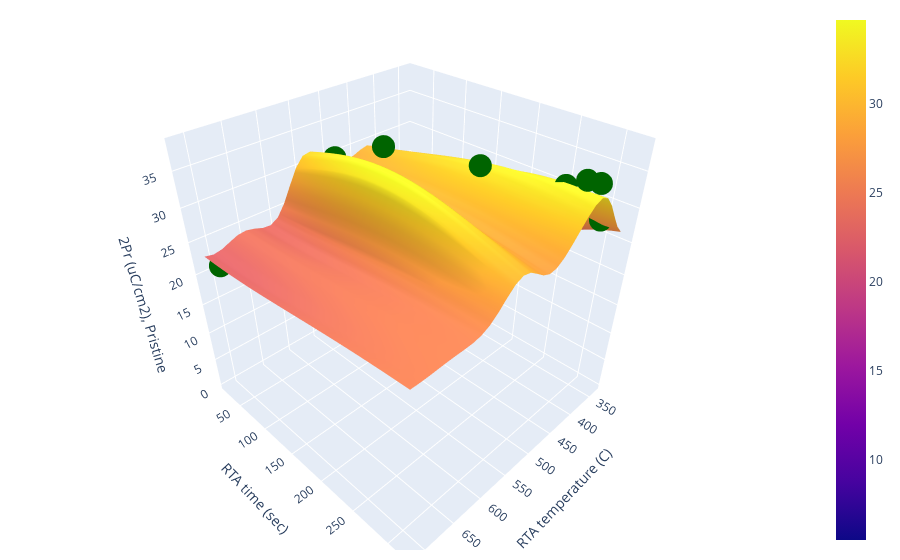

The cell this chart's notebook holds for it:
### Code cell
# non-log scale

pred_labels = obs.mean.view(n, n)
# plot?...
import plotly.graph_objects as go
fig = go.Figure(data=[go.Surface(z=pred_labels.numpy().T, x=test_grid[:,0], y=test_grid[:,1], name='GP regression')])
fig.add_trace(go.Scatter3d(x=train_x[:,0].numpy(),y=train_x[:,1].numpy(),  
                        z=train_y.numpy(), mode='markers', marker={'color':'darkgreen'}, name='trianing data'))
fig.update_layout( #width=1000, height=800,
                  legend=dict(orientation="h", yanchor="top", y=1.02, xanchor="left",x=1),
                   margin=dict(r=20, l=10, b=10, t=10), 
                    scene=dict(
                    xaxis_title="RTA temperature (C)",
                    yaxis_title="RTA time (sec)",
                    zaxis_title='2Pr (uC/cm2), Pristine')
                )
fig.show()

### Figure 1 — Plotly figure (JSON) as saved in the notebook; plotly's stock layout.template omitted (floating-point values rounded to 4 significant figures; data arrays with more than 128 entries replaced by an {"elided": "..."} marker saying what was removed)
{"data": [{"name": "GP regression", "type": "surface", "x": [337.5, 350.4, 363.4, 376.3, 389.2, 402.2, 415.1, 428.0, 440.9, 453.9, 466.8, 479.7, 492.7, 505.6, 518.5, 531.5, 544.4, 557.3, 570.3, 583.2, 596.1, 609.1, 622.0, 634.9, 647.8, 660.8, 673.7, 686.6, 699.6, 712.5], "y": [20.01, 30.34, 40.67, 51.0, 61.33, 71.66, 81.99, 92.32, 102.7, 113.0, 123.3, 133.6, 144.0, 154.3, 164.6, 175.0, 185.3, 195.6, 206.0, 216.3, 226.6, 236.9, 247.3, 257.6, 267.9, 278.3, 288.6, 298.9, 309.3, 319.6], "z": {"elided": "30x30 float values"}}, {"marker": {"color": "darkgreen"}, "mode": "markers", "name": "trianing data", "type": "scatter3d", "x": [350, 350, 350, 350, 360, 380, 400, 400, 500, 600, 700, 389.2, 544.4, 440.9, 402.2], "y": [30, 60, 120, 300, 30, 30, 30, 300, 30, 30, 30, 309.6, 150, 199.9, 279.7], "z": [0.311, 3.051, 11.49, 27.85, 5.915, 20.17, 26.67, 35.19, 30.26, 22.56, 21.47, 34.82, 37.99, 34.19, 33.69]}], "layout": {"legend": {"orientation": "h", "x": 1, "xanchor": "left", "y": 1.02, "yanchor": "top"}, "margin": {"b": 10, "l": 10, "r": 20, "t": 10}, "scene": {"xaxis": {"title": {"text": "RTA temperature (C)"}}, "yaxis": {"title": {"text": "RTA time (sec)"}}, "zaxis": {"title": {"text": "2Pr (uC/cm2), Pristine"}}}}}
